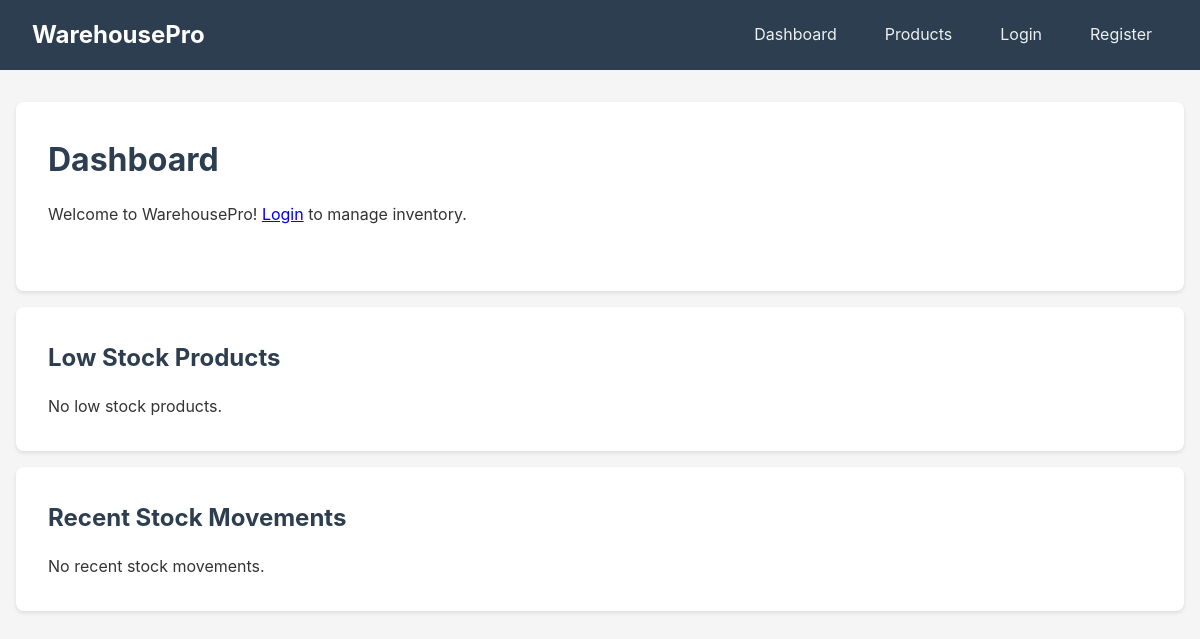
The app's page /, older data.
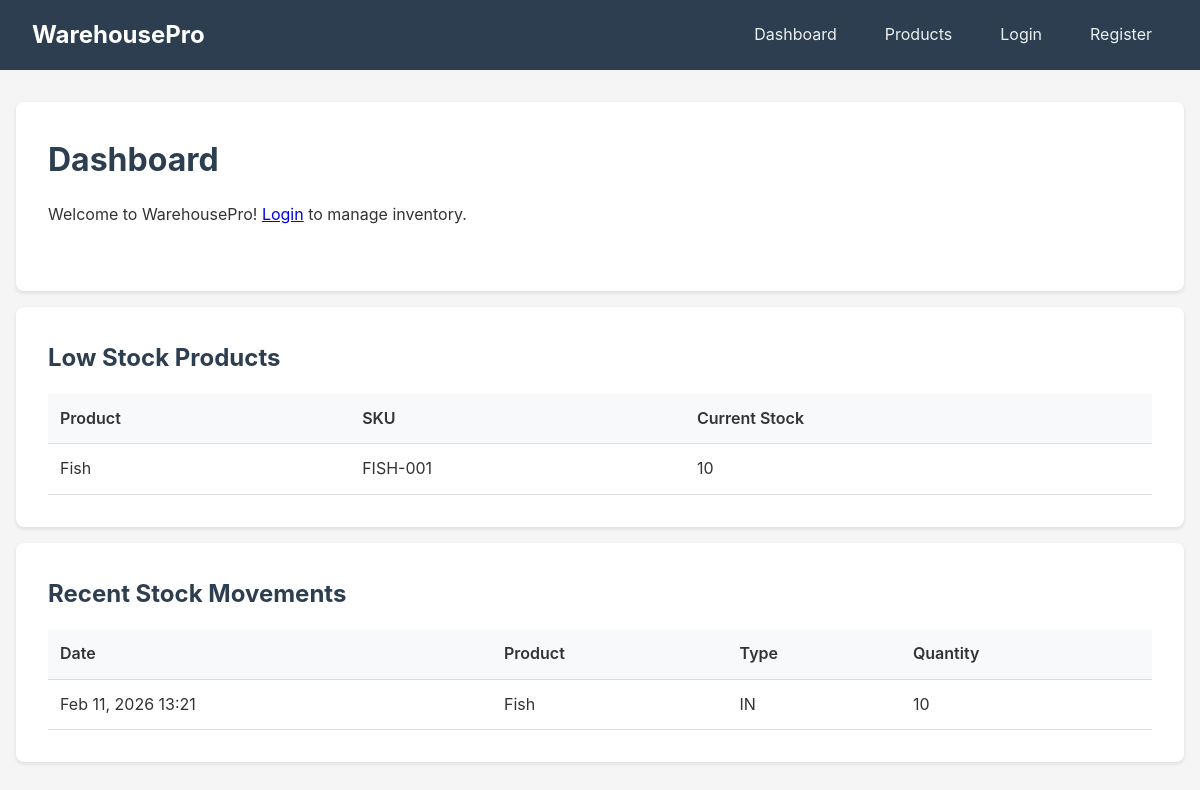
The same page, newer data.
### inventory/models.py (models this page shows, shortened)
class TimeStampedModel(models.Model):
    created_at = models.DateTimeField(auto_now_add=True)
    updated_at = models.DateTimeField(auto_now=True)
    class Meta:
        abstract = True

class Product(TimeStampedModel):
    name = models.CharField(max_length=200)
    sku = models.CharField(max_length=60, unique=True)
    unit_price = models.DecimalField(max_digits=12, decimal_places=2, default=0)
    reorder_level = models.PositiveIntegerField(default=0)
    category = models.ForeignKey(Category, on_delete=models.PROTECT, related_name="products")
    suppliers = models.ManyToManyField(Supplier, related_name="products", blank=True)
    image = models.ImageField(upload_to="products/", blank=True, null=True)
    def current_stock(self) -> int:
        agg = self.movements.aggregate(
            total_in=Sum("quantity", filter=Q(movement_type="IN")),
            total_out=Sum("quantity", filter=Q(movement_type="OUT")),
        )
        total_in = agg.get("total_in") or 0
        total_out = agg.get("total_out") or 0
        return total_in - total_out

### stock/models.py (models this page shows, shortened)
class StockMovement(models.Model):
    class MovementType(models.TextChoices):
        IN = "IN", "IN"
        OUT = "OUT", "OUT"
        ADJUSTMENT = "ADJ", "ADJUSTMENT"
    class ReferenceType(models.TextChoices):
        PO = "PO", "Purchase Order"
        SO = "SO", "Sales Order"
        MANUAL = "MANUAL", "Manual"
    product = models.ForeignKey(Product, on_delete=models.PROTECT, related_name="movements")
    movement_type = models.CharField(max_length=3, choices=MovementType.choices)
    reference_type = models.CharField(max_length=10, choices=ReferenceType.choices, default=ReferenceType.MANUAL)
    reference_id = models.CharField(max_length=64, blank=True)  # store order id as string for simplicity
    quantity = models.PositiveIntegerField()
    note = models.CharField(max_length=255, blank=True)
    created_by = models.ForeignKey(settings.AUTH_USER_MODEL, on_delete=models.PROTECT, related_name="stock_movements")
    created_at = models.DateTimeField(auto_now_add=True)

### stock/views.py (the view)
# urls.py: path("", dashboard, name="dashboard"),
def dashboard(request):
    products = Product.objects.all()
    low_stock_products = []
    for p in products:
        stock = p.current_stock()
        if stock <= p.reorder_level:
            low_stock_products.append((p, stock))
    recent_movements = StockMovement.objects.select_related("product").order_by("-created_at")[:10]
    context = {
        "low_stock_products": low_stock_products,
        "recent_movements": recent_movements,
    }
    return render(request, "stock/dashboard.html", context)

### stock/templates/stock/dashboard.html (shortened to what this page needs)
{% extends "base.html" %}
{% block content %}
<div class="card">
    <h1>Dashboard</h1>
    {% if user.is_authenticated %}
        <p class="mb-2">Welcome back, <strong>{{ user.username }}</strong>!</p>
    {% else %}
        <p class="mb-2">Welcome to WarehousePro! <a href="{% url 'accounts:login' %}">Login</a> to manage inventory.</p>
    {% endif %}
</div>
<div class="card">
    <h2>Low Stock Products</h2>
    {% if low_stock_products %}
        <table>
            <thead>
                <tr>
                    <th>Product</th>
                    <th>SKU</th>
                    <th>Current Stock</th>
                </tr>
            </thead>
            <tbody>
                {% for product, stock in low_stock_products %}
                    <tr>
                        <td>{{ product.name }}</td>
                        <td>{{ product.sku }}</td>
                        <td>{{ stock }}</td>
                    </tr>
                {% endfor %}
            </tbody>
        </table>
    {% else %}
        <p>No low stock products.</p>
    {% endif %}
</div>
<div class="card">
    <h2>Recent Stock Movements</h2>
    {% if recent_movements %}
        <table>
            <thead>
                <tr>
                    <th>Date</th>
                    <th>Product</th>
                    <th>Type</th>
                    <th>Quantity</th>
                </tr>
            </thead>
            <tbody>
                {% for m in recent_movements %}
                    <tr>
                        <td>{{ m.created_at|date:"M d, Y H:i" }}</td>
                        <td>{{ m.product.name }}</td>
                        <td>{{ m.movement_type }}</td>
                        <td>{{ m.quantity }}</td>
                    </tr>
                {% endfor %}
            </tbody>
        </table>
    {% else %}
        <p>No recent stock movements.</p>
    {% endif %}
</div>
{% endblock %}

### templates/base.html (shortened to what this page needs)
<!DOCTYPE html>
<html lang="en">
<head>
</head>
<body>
    <nav class="navbar">
        <a href="{% url 'dashboard' %}" class="navbar-brand">WarehousePro</a>
        <ul class="navbar-nav">
            <li><a href="{% url 'dashboard' %}">Dashboard</a></li>
            <li><a href="{% url 'inventory:product_list' %}">Products</a></li>
            {% if user.is_authenticated %}
                <li><a href="{% url 'orders:po_list' %}">Purchase Orders</a></li>
                <li><a href="{% url 'orders:so_list' %}">Sales Orders</a></li>
                <li><a href="{% url 'accounts:profile' %}">Profile</a></li>
                <li>
                    <form method="post" action="{% url 'accounts:logout' %}" style="display: inline;">
                        {% csrf_token %}
                        <button type="submit" class="nav-logout-btn">Logout</button>
                    </form>
                </li>
            {% else %}
                <li><a href="{% url 'accounts:login' %}">Login</a></li>
                <li><a href="{% url 'accounts:register' %}">Register</a></li>
            {% endif %}
        </ul>
    </nav>
    <div class="container">
        {% block content %}{% endblock %}
    </div>
</body>
</html>

### templates/base.html (style rules this page uses)
* { margin: 0; padding: 0; box-sizing: border-box; }
body { font-family: -apple-system, BlinkMacSystemFont, 'Segoe UI', Roboto, Oxygen, Ubuntu, sans-serif; line-height: 1.6; color: #333; background-color: #f5f5f5; }
.navbar { background-color: #2c3e50; padding: 1rem 2rem; display: flex; justify-content: space-between; align-items: center; }
.navbar-brand { color: #fff; font-size: 1.5rem; font-weight: bold; text-decoration: none; }
.navbar-nav { display: flex; gap: 1rem; list-style: none; }
.navbar-nav a { color: #ecf0f1; text-decoration: none; padding: 0.5rem 1rem; border-radius: 4px; transition: background-color 0.2s; }
.container { max-width: 1200px; margin: 2rem auto; padding: 0 1rem; }
.card { background: #fff; border-radius: 8px; box-shadow: 0 2px 4px rgba(0,0,0,0.1); padding: 2rem; margin-bottom: 1rem; }
.card h1, .card h2 { margin-bottom: 1rem; color: #2c3e50; }
table { width: 100%; border-collapse: collapse; }
table th, table td { padding: 0.75rem; text-align: left; border-bottom: 1px solid #ddd; }
table th { background-color: #f8f9fa; font-weight: 600; }
.mb-2 { margin-bottom: 2rem; }

Row changes from the older to the newer data that the page shows:
added Product: name "Fish", sku "FISH-001", stock "10"
added StockMovement: created_at "Feb 11, 2026 13:21", product.name "Fish", movement_type "IN", quantity "10"
Text that changed along with them:
text no longer shown: "No low stock products. No recent stock movements."
text now shown: "Product SKU Current Stock Date Product Type Quantity"
